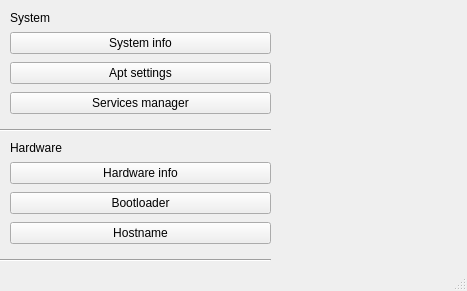
<?xml version="1.0" encoding="UTF-8"?>
<ui version="4.0">
 <class>MastWindow</class>
 <widget class="QMainWindow" name="MastWindow">
  <property name="geometry">
   <rect>
    <x>0</x>
    <y>0</y>
    <width>467</width>
    <height>291</height>
   </rect>
  </property>
  <property name="windowTitle">
   <string>MastWindow</string>
  </property>
  <widget class="QWidget" name="centralwidget">
   <widget class="QLabel" name="system_label">
    <property name="geometry">
     <rect>
      <x>10</x>
      <y>10</y>
      <width>58</width>
      <height>16</height>
     </rect>
    </property>
    <property name="text">
     <string>System</string>
    </property>
   </widget>
   <widget class="QWidget" name="gridLayoutWidget">
    <property name="geometry">
     <rect>
      <x>10</x>
      <y>30</y>
      <width>261</width>
      <height>86</height>
     </rect>
    </property>
    <layout class="QGridLayout" name="gridLayout">
     <item row="0" column="0">
      <widget class="QPushButton" name="system_info_button">
       <property name="text">
        <string>System info</string>
       </property>
      </widget>
     </item>
     <item row="1" column="0">
      <widget class="QPushButton" name="apt_settings_button">
       <property name="text">
        <string>Apt settings</string>
       </property>
      </widget>
     </item>
     <item row="2" column="0">
      <widget class="QPushButton" name="services_manager_button">
       <property name="text">
        <string>Services manager</string>
       </property>
      </widget>
     </item>
    </layout>
   </widget>
   <widget class="Line" name="line">
    <property name="geometry">
     <rect>
      <x>-10</x>
      <y>120</y>
      <width>281</width>
      <height>20</height>
     </rect>
    </property>
    <property name="orientation">
     <enum>Qt::Horizontal</enum>
    </property>
   </widget>
   <widget class="QLabel" name="hardware_label">
    <property name="geometry">
     <rect>
      <x>10</x>
      <y>140</y>
      <width>61</width>
      <height>16</height>
     </rect>
    </property>
    <property name="text">
     <string>Hardware</string>
    </property>
   </widget>
   <widget class="QWidget" name="gridLayoutWidget_2">
    <property name="geometry">
     <rect>
      <x>10</x>
      <y>160</y>
      <width>261</width>
      <height>86</height>
     </rect>
    </property>
    <layout class="QGridLayout" name="gridLayout_2">
     <item row="2" column="0">
      <widget class="QPushButton" name="hostname_button">
       <property name="text">
        <string>Hostname</string>
       </property>
      </widget>
     </item>
     <item row="0" column="0">
      <widget class="QPushButton" name="hardware_info_button">
       <property name="text">
        <string>Hardware info</string>
       </property>
      </widget>
     </item>
     <item row="1" column="0">
      <widget class="QPushButton" name="bootloader_button">
       <property name="text">
        <string>Bootloader</string>
       </property>
      </widget>
     </item>
    </layout>
   </widget>
   <widget class="Line" name="line_2">
    <property name="geometry">
     <rect>
      <x>-10</x>
      <y>250</y>
      <width>281</width>
      <height>20</height>
     </rect>
    </property>
    <property name="orientation">
     <enum>Qt::Horizontal</enum>
    </property>
   </widget>
   <widget class="QLabel" name="mast_image">
    <property name="geometry">
     <rect>
      <x>280</x>
      <y>10</y>
      <width>181</width>
      <height>251</height>
     </rect>
    </property>
    <property name="text">
     <string/>
    </property>
   </widget>
  </widget>
  <widget class="QMenuBar" name="menubar">
   <property name="geometry">
    <rect>
     <x>0</x>
     <y>0</y>
     <width>467</width>
     <height>21</height>
    </rect>
   </property>
  </widget>
  <widget class="QStatusBar" name="statusbar"/>
 </widget>
 <resources/>
 <connections/>
</ui>
